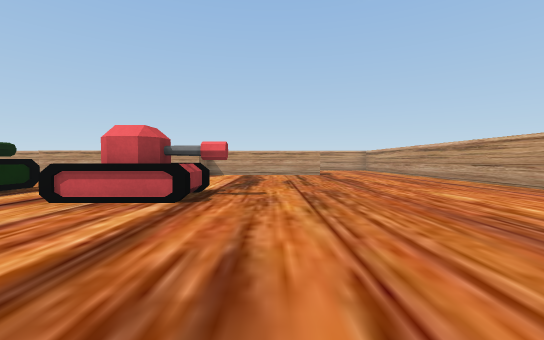
[1] (above)

16 first-person views from a walk through a Unity game level. The camera is 0.51 m above the floor, tilts 2° down and sees 90° across. The floor is counted in squares, 1 m on a side. Each view is taken from the middle of a square. On the plan, view 1 faces up. The plan holds only what a view shows up to about 9 squares ahead; the rest is blank.

[2]
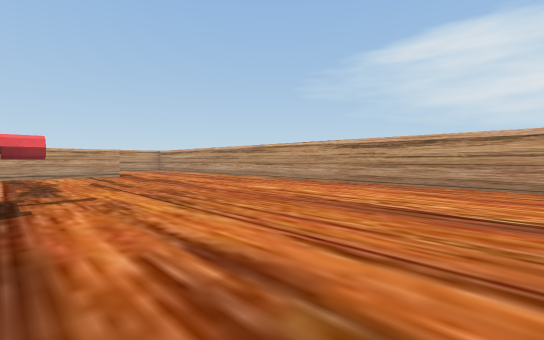

[3]
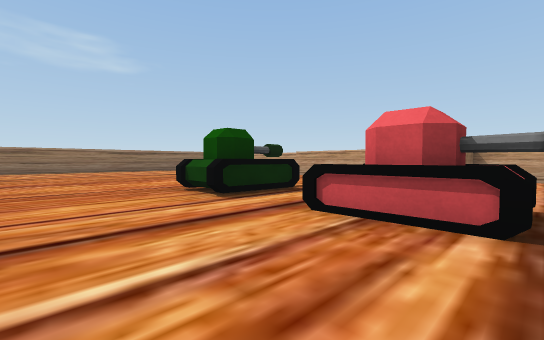

[4]
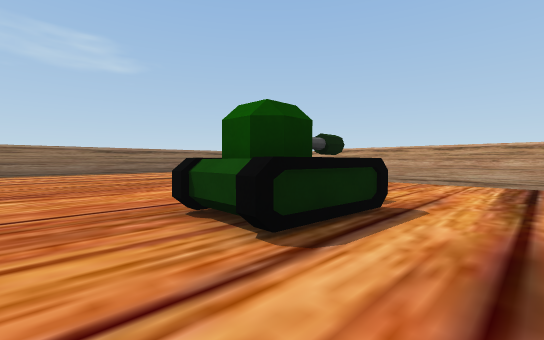

[5]
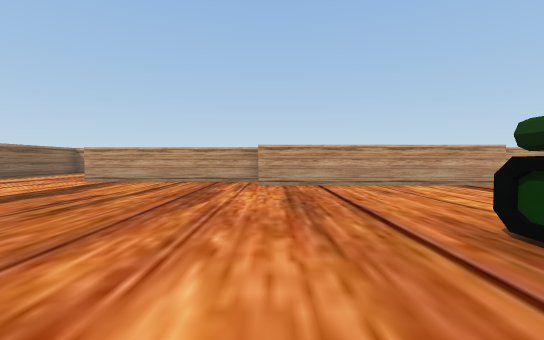

[6]
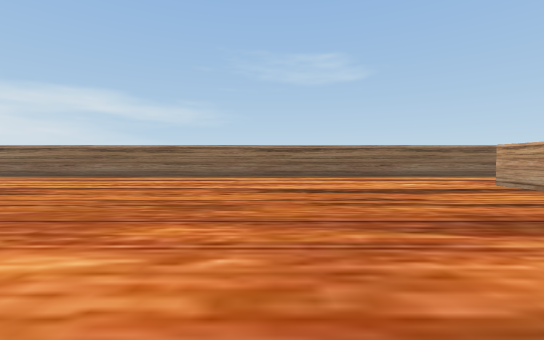

[7]
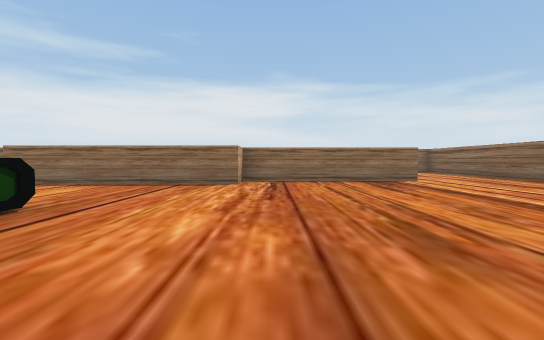

[8]
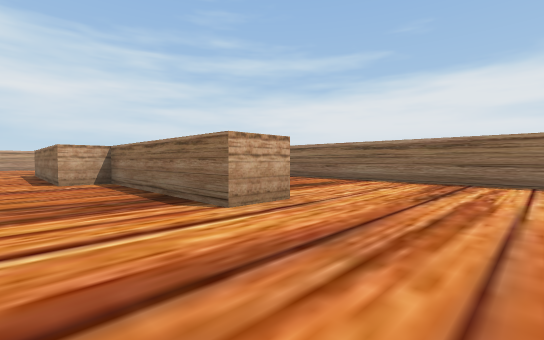

[9]
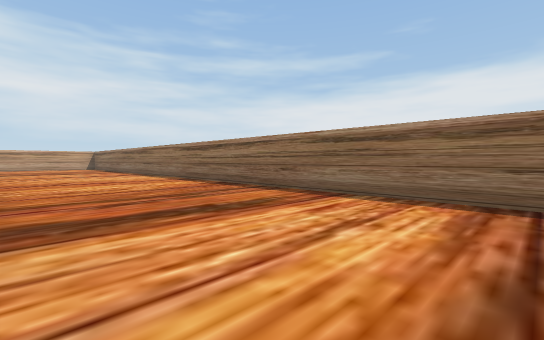

[10]
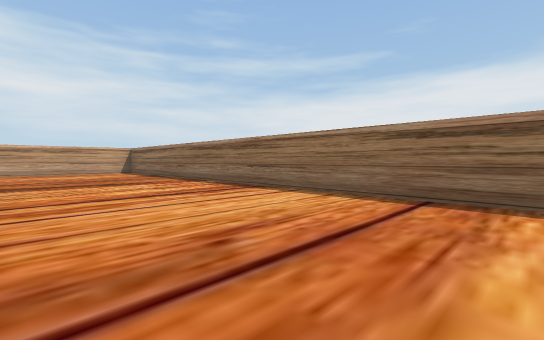

[11]
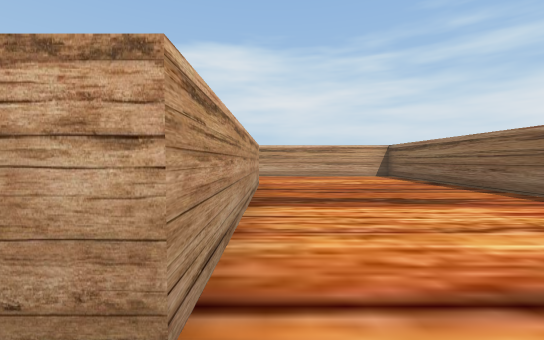

[12]
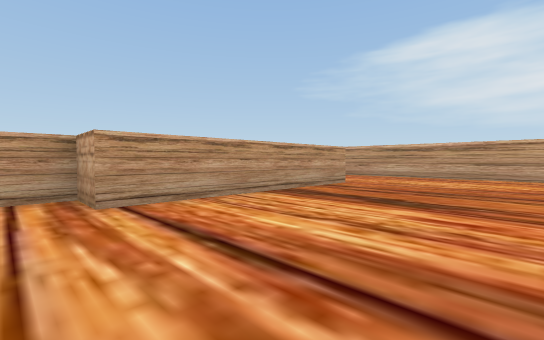

[13]
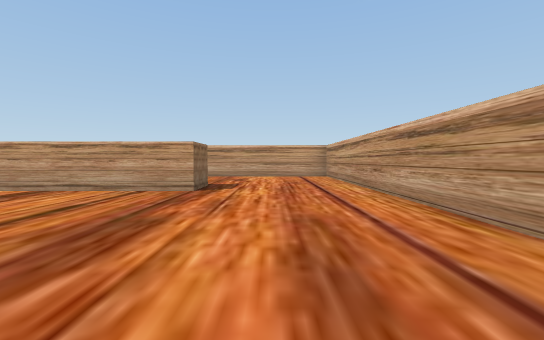

[14]
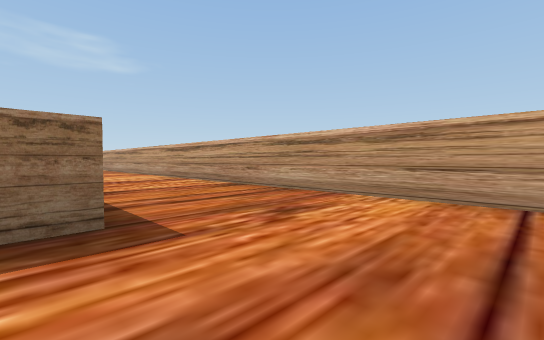

[15]
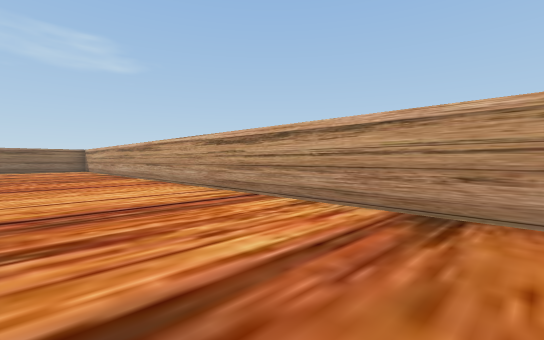

[16]
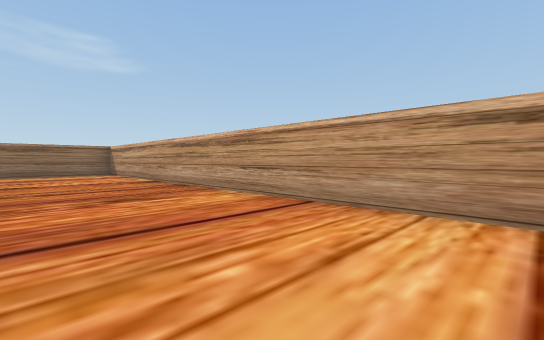

### Floor plan
Points are (right, up) in squares from view 1. A wall is a line through its corners. A room is listed if a view was taken in it or the views show most of it. See-through windows are left out.
Room 1 (views 1, 2, 3, 4, 5, 6, 7, 8, 9, 10, 11, 12, 13, 14, 15, 16)
walls: (-7.2, 9.5) (-11.6, 9.5); (-11.6, -1.8) (-11.6, -0.7) (-7.3, -0.7) (-7.3, 0.2) (-2.2, 0.2); (1.8, -1.7) (-3.3, -1.7) (-3.3, -0.8) (-4.1, -0.8); (1.7, 10.6) (1.7, 9.5) (-2.3, 9.5) (-2.3, 8.5) (-7.4, 8.5); (-14.7, 13) (-14.7, -3.8); (-14.1, -5.8) (4.8, -5.8) (4.8, 13.8) (-14, 13.8)
objects: tank (-5, 3) to (-4, 5); tank (-3, 4) to (-1, 4)

Where each view was taken, in squares from view 1:
view 1: 0 up, 0 right, facing up
view 2: 0 up, 1 left, facing up-right
view 3: 1 up, 1 left, facing up-left
view 4: 2 up, 3 left, facing up-left
view 5: 3 up, 7 left, facing up
view 6: 5 up, 6 left, facing left
view 7: 6 up, 8 left, facing down
view 8: 1 up, 14 left, facing down-right
view 9: 2 down, 13 left, facing down-right
view 10: 2 down, 7 left, facing down-right
view 11: 2 down, 4 left, facing right
view 12: 5 down, 4 left, facing up-right
view 13: 5 up, 3 right, facing up
view 14: 10 up, 4 right, facing up-left
view 15: 11 up, 0 right, facing up-left
view 16: 11 up, 4 left, facing up-left
